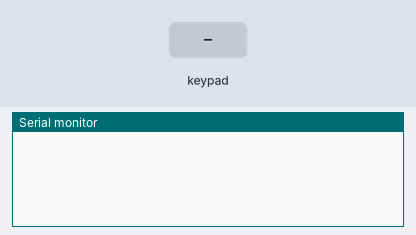
Simulated run of this sketch. Board: ESP32. On the bench: the last lines printed to the serial monitor. Wiring (inferred from the names in the program): 4×4 keypad with keys 1 2 3 A 4 5 6 B 7 8 9 C * 0 # D: rows GPIO 18, GPIO 19, GPIO 23, GPIO 25; columns GPIO 26, GPIO 27, GPIO 32, GPIO 33. The inputs (shaded band) are chosen by the test bench.

Above: at 1.2 s.
1.3 s: key '1' pressed
At 2.5 s:
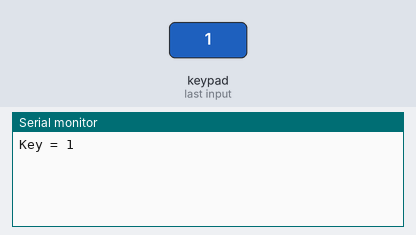
2.8 s: keypad keys 1 8 1 9 2 3 2 5 # pressed 0.4 s apart
At 7.3 s:
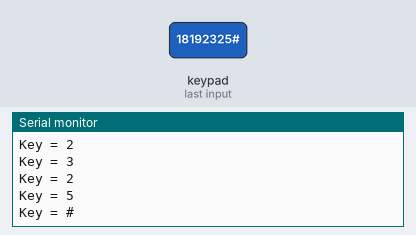
7.9 s: key 'A' pressed
At 8.7 s:
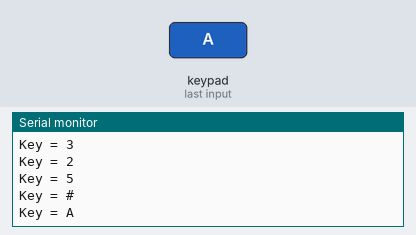
9.4 s: keypad keys 1 8 1 9 2 3 2 5 * pressed 0.4 s apart
At 13.5 s:
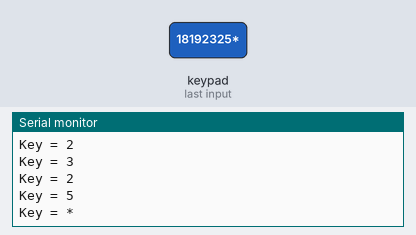
14.5 s: key 'D' pressed
At 14.9 s:
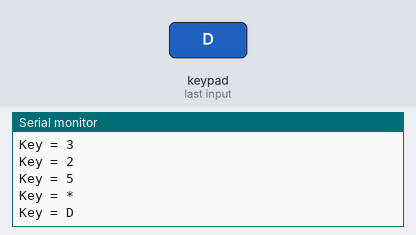
Timing chart, 0 to 17.0 s (numbered marks = the images above; inputs shaded):
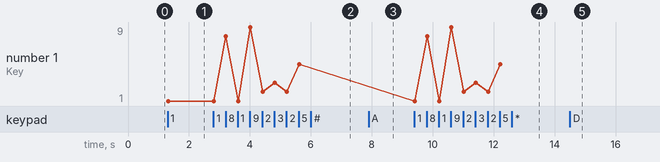

Measured:
- after the input at 1.3 s, the serial monitor: prints a new line at once (image 1)
- after the input at 2.8 s, the serial monitor: prints a new line after 0.42 s (image 2)
- after the input at 7.9 s, the serial monitor: prints a new line at once (image 3)
- after the input at 9.4 s, the serial monitor: prints a new line at once (image 4)
- after the input at 14.5 s, the serial monitor: prints a new line at once (image 5)
- plotted number 1: 1 → 5 after the input at 2.8 s

The sketch:

Keypad_test.ino
```cpp
#include "keypad.h"

uint8_t rowPins[NUMBER_OF_ROWS] = {18,19,23,25};
uint8_t columnPins[NUMBER_OF_COLUMNS] = {26,27,32,33};
Keypad keypad(rowPins,columnPins);

void setup()
{
  // put your setup code here, to run once:
  Serial.begin(115200);
}

void loop()
{
  // put your main code here, to run repeatedly:
  char key = keypad.GetChar();
  if(key != '\0')
  {
    Serial.print("Key = ");
    Serial.println(key);
  }
}
```

keypad.cpp
```cpp
#include <Arduino.h>
#include "keypad.h"

const char keypadMatrix[NUMBER_OF_ROWS][NUMBER_OF_COLUMNS] =
{{'1','2','3','A'},
 {'4','5','6','B'},
 {'7','8','9','C'},
 {'*','0','#','D'}};

/*
 * @brief Selects a row of the keypad whose columns will be read
 * @param pinIndex: Index of the row to be selected.
 * @example The first row has an index of 0, the second has an index of 1 etc.
 * @return None
*/
void Keypad::SelectRow(uint8_t pinIndex)
{
  for(uint8_t i = 0; i < NUMBER_OF_ROWS; i++)
  {
    if(i == pinIndex)
    {
      digitalWrite(pRow[i],LOW);
    }
    else
    {
      digitalWrite(pRow[i],HIGH);
    }
  }
}

/*
 * @brief Checks if a key(column) on the keypad is free from bouncing
 * @param pinIndex: Index of the column/input
 * @example The first column has an index of 0, the second has an index of 1 etc.
 * @return True if the column has been debounced and false if otherwise
*/
bool Keypad::IsDebounced(uint8_t pinIndex)
{
  if(digitalRead(pCol[pinIndex]) == LOW)
  {
    vTaskDelay(pdMS_TO_TICKS(15)); //De-bounce delay
    if(digitalRead(pCol[pinIndex]) == LOW)
    {
      return true;
    }
  }
  return false;
}

/*
 * @brief Initializes an object of the Keypad class
 * @param pRowPins: starting address of the array of pins for the keypad's rows
 * @param pColPins: starting address of the array of pins for the keypad's columns
 * @return None
*/
Keypad::Keypad(uint8_t* pRowPins,uint8_t* pColPins)
{
  //Initialize private variables
  pRow = pRowPins;
  pCol = pColPins;
  for(uint8_t i = 0; i < NUMBER_OF_ROWS; i++)
  {
    for(uint8_t j = 0; j < NUMBER_OF_COLUMNS; j++)
    {
      pinPrevPressed[i][j] = false;
    }
  }
  //Initialize rows
  for(uint8_t i = 0; i < NUMBER_OF_ROWS; i++)
  {
    pinMode(pRowPins[i],OUTPUT);
  }
  //Initialize columns
  for(uint8_t i = 0; i < NUMBER_OF_COLUMNS; i++)
  {
    pinMode(pColPins[i],INPUT_PULLUP);
  }
}

/*
 * @brief Gets the character corresponding to the pressed key on the keypad
 * @param None
 * @return character e.g. '*' if * is pressed, 'A' if A is pressed, etc.
*/
char Keypad::GetChar(void)
{
  for(uint8_t i = 0; i < NUMBER_OF_ROWS; i++)
  {
    Keypad::SelectRow(i);
    for(uint8_t j = 0; j < NUMBER_OF_COLUMNS; j++)
    {
      if(Keypad::IsDebounced(j) && !pinPrevPressed[i][j])
      {
        pinPrevPressed[i][j] = true;
        return keypadMatrix[i][j];
      }
      else if(!Keypad::IsDebounced(j) && pinPrevPressed[i][j])
      {
        pinPrevPressed[i][j] = false;
      }
    }
  }
  return '\0';
}
```

keypad.h
```cpp
#pragma once

#define NUMBER_OF_ROWS      4
#define NUMBER_OF_COLUMNS   4

class Keypad
{
  private:
    uint8_t* pRow;
    uint8_t* pCol;
    bool pinPrevPressed[NUMBER_OF_ROWS][NUMBER_OF_COLUMNS];
    void SelectRow(uint8_t pinIndex);
    bool IsDebounced(uint8_t pinIndex);

  public:
    Keypad(uint8_t* pRowPins,uint8_t* pColPins);
    char GetChar(void);
};
```
